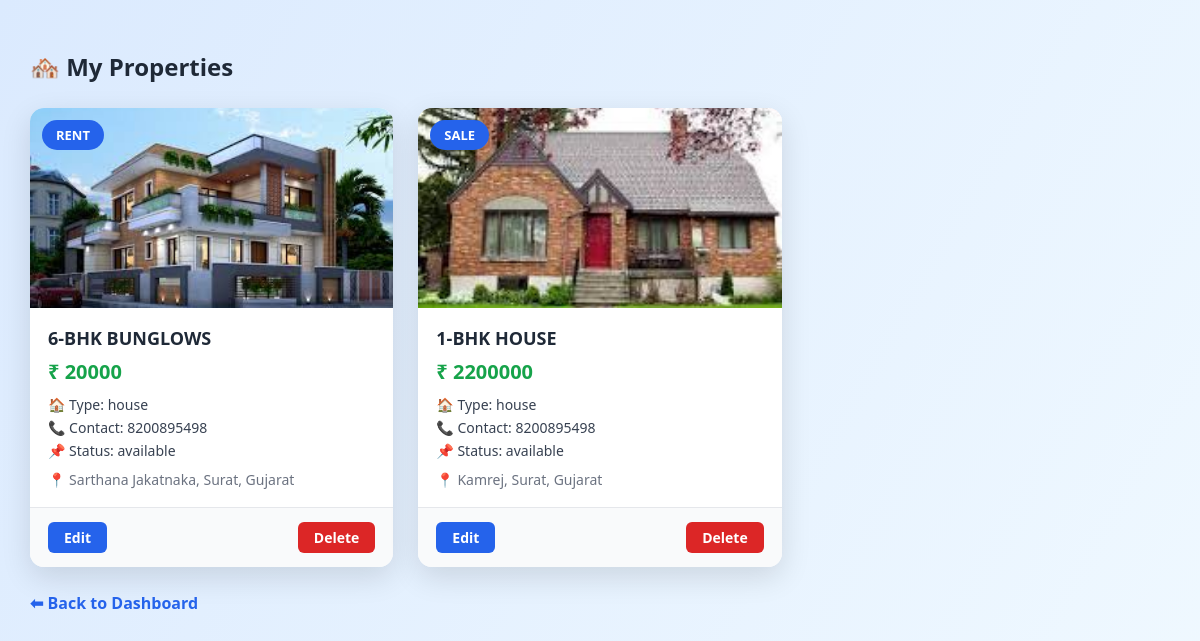
Before: /my-properties (signed in) with the older database file.
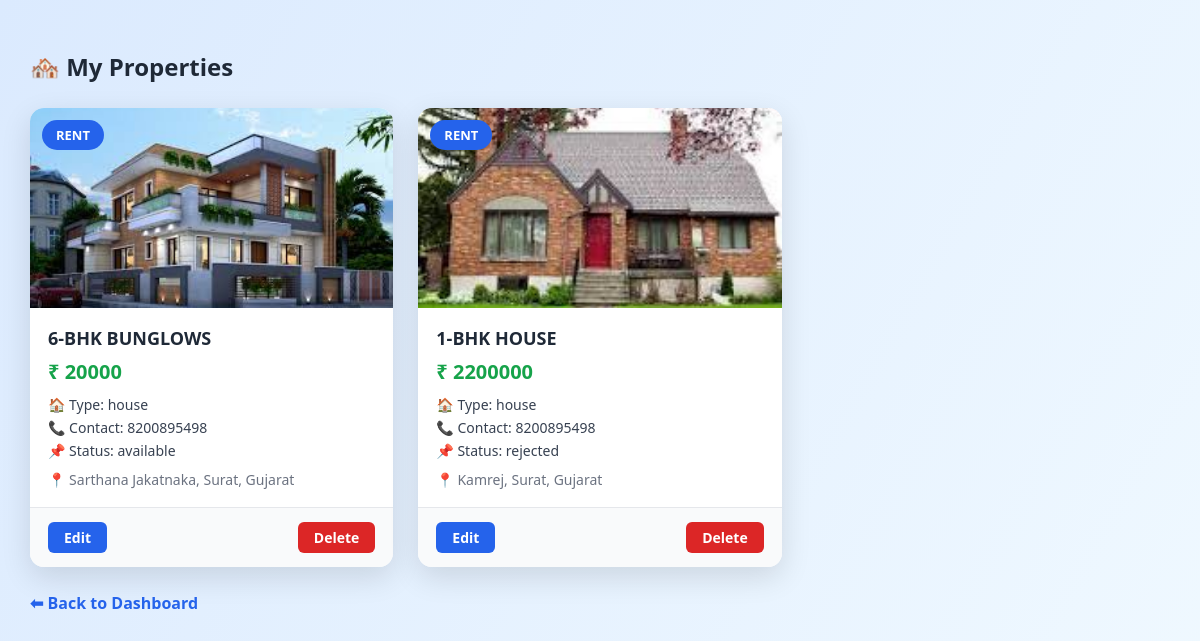
After: the same page with the newer database file.
### tables this page shows
CREATE TABLE properties (
            id INTEGER PRIMARY KEY AUTOINCREMENT,
            owner_id INTEGER,
            title TEXT,
            type TEXT,
            price INTEGER,
            description TEXT,
            image TEXT,
            contact_number TEXT,
            status TEXT DEFAULT 'available',
            deal_type TEXT,
            state TEXT,
            city TEXT,
            area TEXT
        );

### app.py (the view)
@app.route("/my-properties")
def my_properties():
    if "user" not in session or session.get("role") != "owner":
        return redirect(url_for("login"))
    conn = get_db()
    cursor = conn.cursor()
    cursor.execute(
        "SELECT id FROM users WHERE username=?",
        (session["user"],)
    )
    owner_id = cursor.fetchone()[0]
    cursor.execute("""
        SELECT * FROM properties
        WHERE owner_id=?
    """, (owner_id,))
    properties = cursor.fetchall()
    conn.close()
    return render_template("my_properties.html", properties=properties)

### app.py (called while the page is built)
@app.after_request
def add_global_headers(response):
    response.headers["Cache-Control"] = "no-store, no-cache, must-revalidate, private"
    response.headers["Pragma"] = "no-cache"
    response.headers["Expires"] = "0"
    return response

def get_db():
    conn = sqlite3.connect("users.db", timeout=10)
    conn.row_factory = sqlite3.Row
    return conn

### templates/my_properties.html (shortened to what this page needs)
<!DOCTYPE html>
<html lang="en">
<head>
</head>
<body>
<h2>🏘️ My Properties</h2>
{% if properties %}
<div class="properties-grid">
    {% for p in properties %}
    <div class="property-card">
        <div class="image-box">
            <img src="{{ url_for('static', filename='uploads/' + p[6]) }}">
            <div class="badge">{{ p[9]|upper }}</div>
        </div>
        <div class="property-body">
            <div class="property-title">{{ p[2] }}</div>
            <div class="price">₹ {{ p[4] }}</div>
            <div class="info">🏠 Type: {{ p[3] }}</div>
            <div class="info">📞 Contact: {{ p[7] }}</div>
            <div class="info">📌 Status: {{ p[8] }}</div>
            <div class="location">
                📍 {{ p[12] }}, {{ p[11] }}, {{ p[10] }}
            </div>
        </div>
        <div class="property-actions">
            <a href="{{ url_for('edit_property', property_id=p[0]) }}" class="edit">Edit</a>
            <a href="{{ url_for('delete_property', property_id=p[0]) }}"
               class="delete"
               onclick="return confirm('Are you sure you want to delete this property?');">
               Delete
            </a>
        </div>
    </div>
    {% endfor %}
</div>
{% else %}
<p>No properties added yet.</p>
{% endif %}
<a href="/owner/dashboard" class="back">⬅ Back to Dashboard</a>
</body>
</html>

Changed rows visible on the page:
changed properties "1-BHK HOUSE": deal_type "SALE" → "RENT"; status "available" → "rejected"
